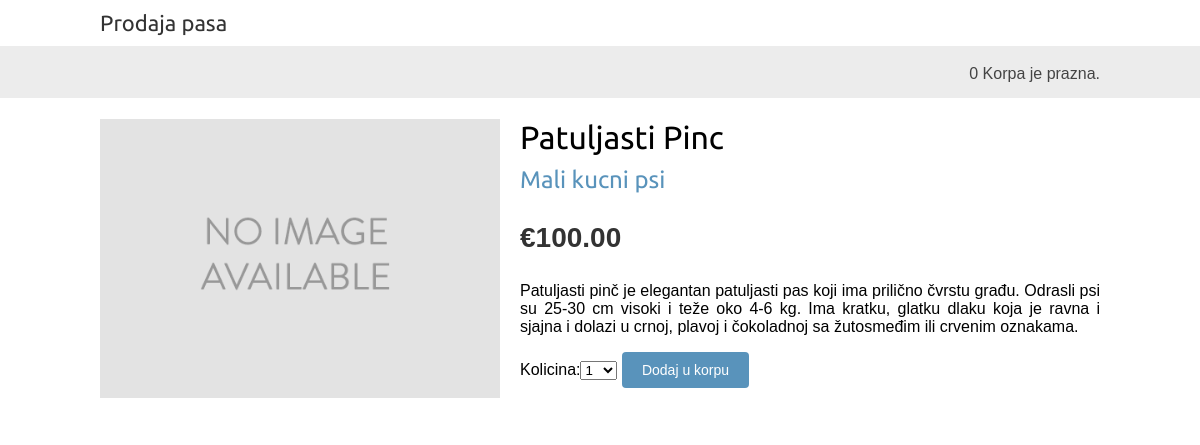
Page /2/patuljasti-pinc/ on the committed database.
### SalonPasa/models.py (models this page shows, shortened)
class Pas(models.Model):
    tipPsa = models.ForeignKey(TipPsa, related_name='psi',
on_delete=models.CASCADE)
    naziv = models.CharField(max_length=200, db_index=True)
    slug = models.SlugField(max_length=200, db_index=True)
    slika = models.ImageField(upload_to='pas/%Y/%m/%d', blank=True)
    opis = models.TextField(blank=True)
    cena = models.DecimalField(max_digits=10, decimal_places=2)
    raspoloziv = models.BooleanField(default=True)
    kreiran = models.DateTimeField(auto_now_add=True)
    azuriran = models.DateTimeField(auto_now=True)
    class Meta:
        ordering = ('naziv',)
        index_together = (('id', 'slug'),)
        verbose_name_plural = 'psi'

class TipPsa(models.Model):
    naziv = models.CharField(max_length=200, db_index=True)
    slug = models.SlugField(max_length=200, unique=True)
    class Meta:
        ordering = ('naziv',)
        verbose_name = 'Tip psa'
        verbose_name_plural = 'Tipovi psa'
    def __str__(self): return self.naziv
    def ApsolutniURL(self): return reverse('SalonPasa:ListaPasaPoTipu', args=[self.slug])

### SalonPasa/views.py (the view)
# urls.py: path('<int:id>/<slug:slug>/', views.DetaljiPsa,
def DetaljiPsa(request, id, slug):
    pas = get_object_or_404(Pas, id=id, slug=slug,
    raspoloziv=True)
    korpa = Korpa(request)
    formazadodavanjepasaukorpu = FormaZaDodavanjePasaUKorpu()
    return render(request, 'SalonPasa/pas/detail.html',{'pas': pas
        ,  'formazadodavanjepasaukorpu': formazadodavanjepasaukorpu, 'korpa':korpa
})

### Korpa/forms.py
class FormaZaDodavanjePasaUKorpu(forms.Form):
    kolicina = forms.TypedChoiceField( choices=IZBOR_BROJA_PASA,
empty_value=1,coerce=int ) # prebaci u int
    dodati_na_kolicinu = forms.BooleanField(required=False, initial=True,
widget=forms.HiddenInput)

### Korpa/korpa.py (called while the page is built)
    def __len__(self):
        return sum(stavka['kolicina'] for stavka in self.korpa.values())

### SalonPasa/templates/SalonPasa/pas/detail.html (shortened to what this page needs)
{% extends "SalonPasa/base.html" %}
{% load static %}
{% block content %}
<div class="product-detail">
    <img src="{% if pas.slika %}{{ pas.slika.url }}
{% else %} {% static " img/no_image.png" %}{% endif %}">
    <h1>{{ pas.naziv }}</h1>
    <h2>
        <a href="{{ pas.tipPsa.ApsolutniURL }}">
            {{ pas.tipPsa }}
        </a>
    </h2>
    <p class="price">&euro;{{ pas.cena }}</p>
    {{ pas.opis|linebreaks }}
    <form action="{% url "Korpa:DodajUKorpu" pas.id %}"
    method="post">
    {{ formazadodavanjepasaukorpu }}
    <input type="submit" value="Dodaj u korpu">
    </form>
</div>
{% endblock %}

### SalonPasa/static/css/base.css (style rules this page uses)
body { margin:0; padding:0; font-family:helvetica, sans-serif; }
h1, h2, h3, h4, h5 , h6 { font-family: 'Ubuntu', sans-serif; font-weight:normal; }
a { text-decoration:none; color:#5993bb; }
a.button, input[type="submit"] { color:#fff; background:#5993bb; border-radius:4px; padding:10px 20px; font-size:14px; border:0; }
.product-detail { text-align:justify; }
.product-detail .price { color:#333; font-size:28px; font-weight:bold; }
.product-detail img { width:40%; float:left; padding:0 20px 20px 0; }
.product-detail h1 { margin-bottom:0; }
.product-detail h2 { margin-top:10px; }

### rows in the picture
Pas: naziv "Patuljasti Pinc", tipPsa "Mali kucni psi", cena "100.00", opis "Patuljasti pinč je elegantan patuljasti pas koji ima prilično čvrstu građu. Odrasli psi su 25-30 cm visoki i teže oko 4-6 kg. Ima kratku, glatku dlaku koja je ravna i sjajna i dolazi u crnoj, plavoj i čokoladnoj sa žutosmeđim ili crvenim oznakama."

### other values in the picture
{{ korpa|length }} "0"
